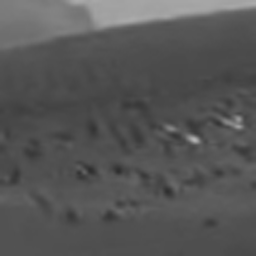
#> input picture data_preparation/test/salmon1(1).png, 256 x 256 px; its folder holds only this picture in this run
$ python formater.py
#> lines starting #> are read from the running program, lines starting #| are printed output that depends on the picture; after the words box and inside, x2 and y2 are one past the last pixel; in counts of white or black regions, pixels touching at a corner belong together
import cv2 as cv
import numpy as np
from matplotlib import pyplot as plt
import os
from pathlib import Path


#names = ['salmon1','salmon2','salmon3','salmon4','salmon5','salmon6','salmon7','salmon8','salmon9','salmon10','salmon11']
#for name in names:
savepath = str( str(Path(__file__).parent) + '/test_mask')
loadPath = str( str(Path(__file__).parent) + '/test')

archivos = os.listdir(str(loadPath))
for arch in archivos:
    img = cv.imread(str(loadPath+'/'+arch),0)
#> img is the input picture: shape (256, 256); min 46, max 181, mean 86.2
    img = cv.resize(img,(256,256))
    img = cv.medianBlur(img,5)
    th2 = cv.adaptiveThreshold(img,255,cv.ADAPTIVE_THRESH_MEAN_C,cv.THRESH_BINARY,11,4)
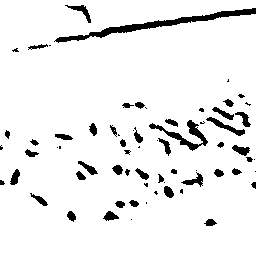
#> th2: shape (256, 256); 93.2% white; 68 black regions (25 under 20 px), largest, box (x1, y1, x2, y2) and area: (54, 8, 256, 43) 1129, (149, 120, 208, 151) 458, (206, 117, 245, 136) 192

    break
    result = cv.bitwise_not(th2)
    try:
        cv.imwrite( os.path.join(savepath , str(savepath+'/'+arch)),result )
    except OSError as error:
        print(error)
        # [8 lines of commented-out code are left out]

$ run again, on data_preparation/test/salmon10(10).png
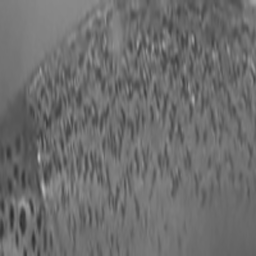
#> input picture data_preparation/test/salmon10(10).png, 256 x 256 px
#> img is the input picture: shape (256, 256); min 45, max 186, mean 109.5
#> `th2 = cv.adaptiveThreshold(img,255,cv.ADAPTIVE_THRESH_MEAN_C,cv.THRESH..`:
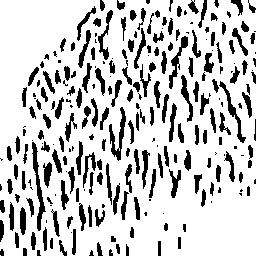
#> th2: shape (256, 256); 79.5% white; 251 black regions (78 under 20 px), largest, box (x1, y1, x2, y2) and area: (32, 142, 46, 231) 376, (109, 107, 126, 161) 329, (219, 81, 246, 143) 274

$ run again, on data_preparation/test/salmon10(11).png
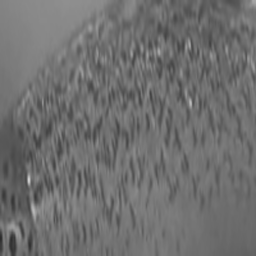
#> input picture data_preparation/test/salmon10(11).png, 256 x 256 px
#> img is the input picture: shape (256, 256); min 42, max 206, mean 111
#> `th2 = cv.adaptiveThreshold(img,255,cv.ADAPTIVE_THRESH_MEAN_C,cv.THRESH..`:
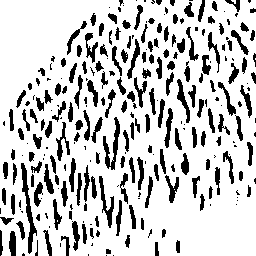
#> th2: shape (256, 256); 79.2% white; 272 black regions (98 under 20 px), largest, box (x1, y1, x2, y2) and area: (21, 163, 37, 254) 416, (103, 117, 120, 170) 337, (99, 176, 114, 228) 254

$ run again, on data_preparation/test/salmon10(13).png
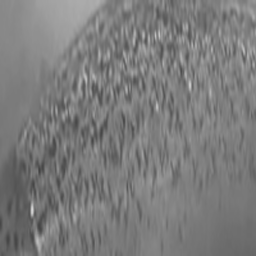
#> input picture data_preparation/test/salmon10(13).png, 256 x 256 px
#> img is the input picture: shape (256, 256); min 65, max 214, mean 123.7
#> `th2 = cv.adaptiveThreshold(img,255,cv.ADAPTIVE_THRESH_MEAN_C,cv.THRESH..`:
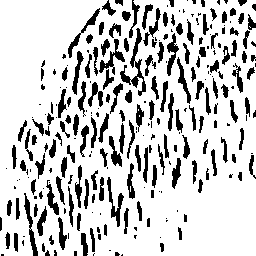
#> th2: shape (256, 256); 80% white; 264 black regions (106 under 20 px), largest, box (x1, y1, x2, y2) and area: (120, 28, 146, 96) 442, (99, 39, 125, 75) 262, (107, 177, 124, 227) 258

$ run again, on data_preparation/test/salmon1(10).png
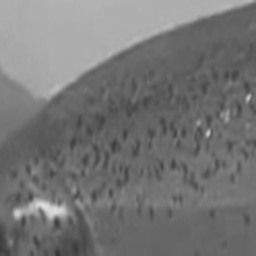
#> input picture data_preparation/test/salmon1(10).png, 256 x 256 px
#> img is the input picture: shape (256, 256); min 54, max 226, mean 117.2
#> `th2 = cv.adaptiveThreshold(img,255,cv.ADAPTIVE_THRESH_MEAN_C,cv.THRESH..`:
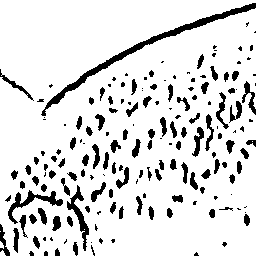
#> th2: shape (256, 256); 87.2% white; 174 black regions (76 under 20 px), largest, box (x1, y1, x2, y2) and area: (41, 3, 256, 116) 1387, (8, 190, 63, 224) 442, (67, 185, 89, 251) 387
